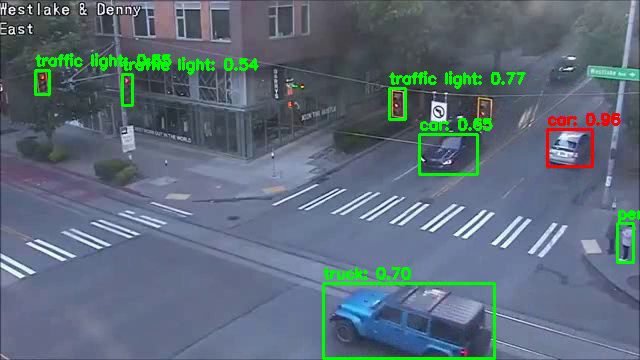
#> input picture frame 4 of Accident_Detection/output_video.mp4, 640 x 360 px, given in place of 1558.mp4, which was not available
$ python Accident_detection.py
#> lines starting #> are read from the running program, lines starting #| are printed output that depends on the picture; after the words box and inside, x2 and y2 are one past the last pixel; in counts of white or black regions, pixels touching at a corner belong together; pictures that were not available may be replaced by others from this repository, and a replacement may not be noted
import cv2


# Function to detect accidents in the video
def detect_accidents(input_video_path, output_video_path):
    # Load the video
    cap = cv2.VideoCapture(input_video_path)

    # Get the video frame rate and resolution
    frame_rate = int(cap.get(cv2.CAP_PROP_FPS))
    width = int(cap.get(cv2.CAP_PROP_FRAME_WIDTH))
    height = int(cap.get(cv2.CAP_PROP_FRAME_HEIGHT))

    # Define the codec and create VideoWriter object
    fourcc = cv2.VideoWriter_fourcc(*'XVID')
    out = cv2.VideoWriter(output_video_path, fourcc, frame_rate, (width, height))

    # Initialize the background subtractor
    subtractor = cv2.createBackgroundSubtractorMOG2()

    while cap.isOpened():
        ret, frame = cap.read()
#> frame is the input picture: shape (360, 640, 3); mean B, G, R 121.1, 108.5, 93.1
        if not ret:
            break

        # Apply background subtraction
        fgmask = subtractor.apply(frame)
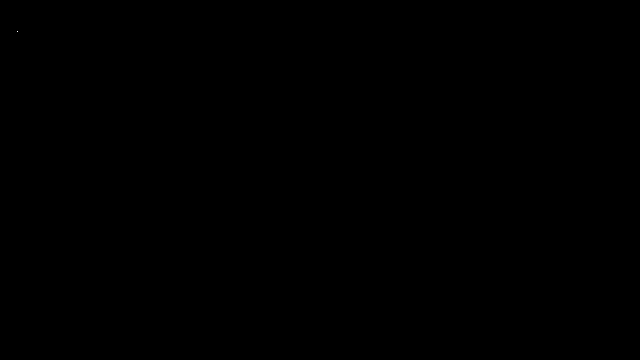
#> fgmask: shape (360, 640); values 127 (black) and 255 (white), 0% white in thin lines or dots, all inside (x1, y1, x2, y2) = (17, 31, 18, 32)

        # Apply morphological operations to remove noise
        kernel = cv2.getStructuringElement(cv2.MORPH_ELLIPSE, (5, 5))
        fgmask = cv2.morphologyEx(fgmask, cv2.MORPH_CLOSE, kernel)

        # Find contours
        contours, _ = cv2.findContours(fgmask, cv2.RETR_EXTERNAL, cv2.CHAIN_APPROX_SIMPLE)
#> contours = [[[0, 0], [0, 359], [639, 359], [639, 0]]]

        for contour in contours:
            # Calculate area of contour
            area = cv2.contourArea(contour)

            # If area exceeds a certain threshold, consider it as an accident
            if area > 1000:
                # Draw a red rectangle around the area of the accident
                x, y, w, h = cv2.boundingRect(contour)
                cv2.rectangle(frame, (x, y), (x + w, y + h), (0, 0, 255), 2)
#> this loop made 1 pass
#> (contour, area, x, y, w, h) on pass 1: ([[0, 0], [0, 359], [639, 359], [639, 0]], 229401, 0, 0, 640, 360)
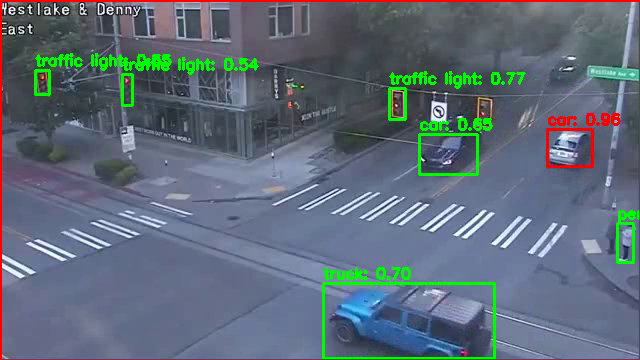
#> frame: shape (360, 640, 3); 1.3% of pixels changed, all inside (x1, y1, x2, y2) = (0, 0, 640, 360)

        # Write the frame into the output video
        out.write(frame)

        # Display the resulting frame
        cv2.imshow('frame', frame)

        if cv2.waitKey(1) & 0xFF == ord('q'):
#> (key q is pressed here)
            break

    # Release everything if job is finished
    cap.release()
    out.release()
    cv2.destroyAllWindows()


# Main function
if __name__ == "__main__":
    input_video_path = r"C:\\Users\\chand\\PycharmProjects\\workspace\\Accident_Detection\\Videos\\1558.mp4"  # Path to input video
    output_video_path = "C:\\Users\\chand\\PycharmProjects\\workspace\\Accident_Detection\\output_video.mp4"  # Path to save output video
    detect_accidents(input_video_path, output_video_path)

$ run again, starting later in the video
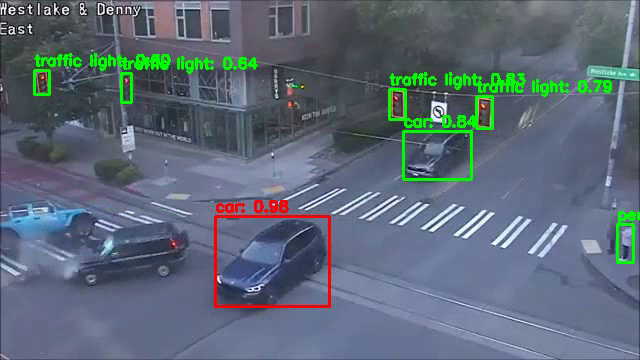
#> input picture frame 18 of Accident_Detection/output_video.mp4, 640 x 360 px, given in place of 1558.mp4, which was not available
#> in detect_accidents, frame is the input picture: shape (360, 640, 3); mean B, G, R 118.9, 105.9, 92.7
#> fgmask: shape (360, 640); values 127 (black) and 255 (white), 0% white in thin lines or dots, all inside (x1, y1, x2, y2) = (7, 6, 57, 28)
#> contours = [[[0, 0], [0, 359], [639, 359], [639, 0]]]
#> the loop in detect_accidents, `for contour in contours:` made 1 pass
#> (contour, area, x, y, w, h) on pass 1: ([[0, 0], [0, 359], [639, 359], [639, 0]], 229401, 0, 0, 640, 360)
#> after the loop in detect_accidents, `for contour in contours:`:
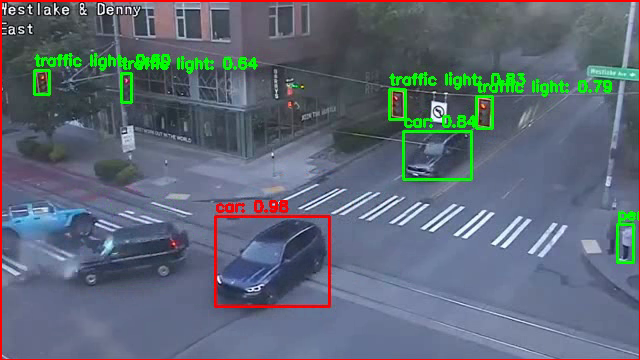
#> frame: shape (360, 640, 3); 1.3% of pixels changed, all inside (x1, y1, x2, y2) = (0, 0, 640, 360)

$ run again, starting later in the video
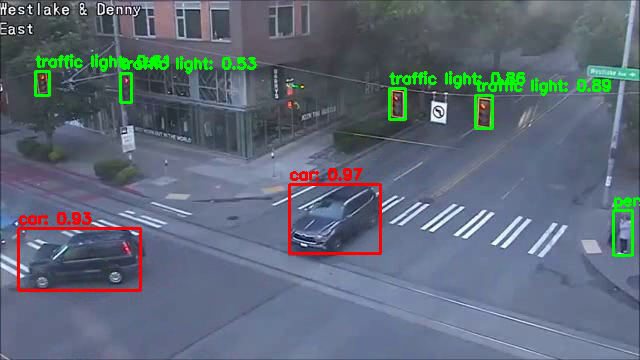
#> input picture frame 32 of Accident_Detection/output_video.mp4, 640 x 360 px, given in place of 1558.mp4, which was not available
#> in detect_accidents, frame is the input picture: shape (360, 640, 3); mean B, G, R 119.3, 105.9, 95
#> fgmask: shape (360, 640); every value is 127
#> contours = [[[0, 0], [0, 359], [639, 359], [639, 0]]]
#> the loop in detect_accidents, `for contour in contours:` made 1 pass
#> (contour, area, x, y, w, h) on pass 1: ([[0, 0], [0, 359], [639, 359], [639, 0]], 229401, 0, 0, 640, 360)
#> after the loop in detect_accidents, `for contour in contours:`:
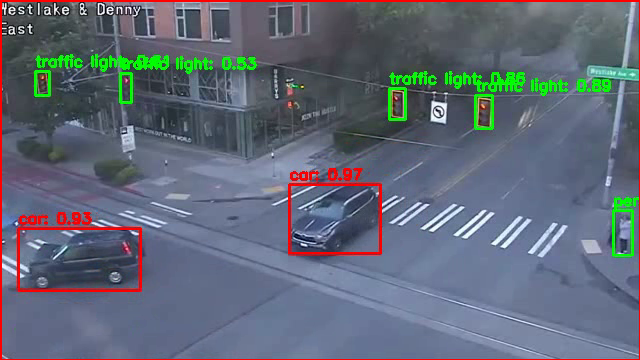
#> frame: shape (360, 640, 3); 1.3% of pixels changed, all inside (x1, y1, x2, y2) = (0, 0, 640, 360)
